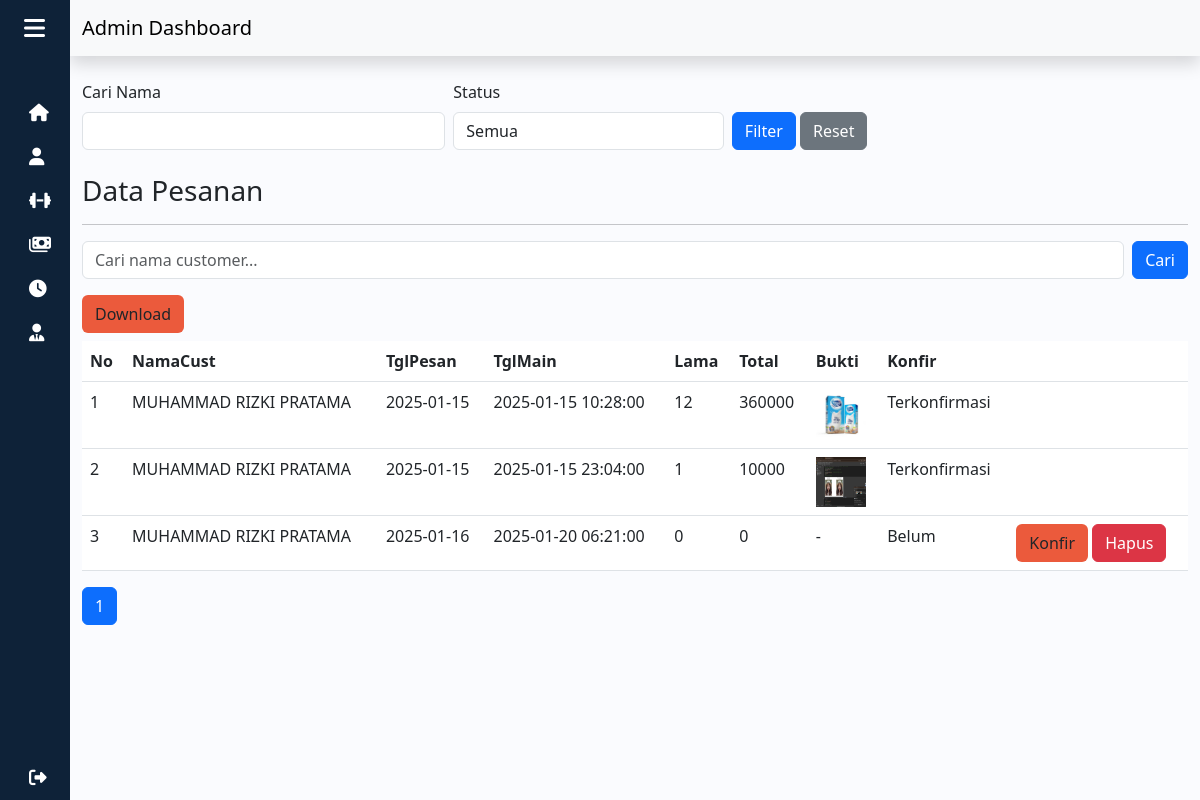
Page /admin/pesan.php (signed in) on the committed database.
### tables this page shows
CREATE TABLE `sewa_212279` (
  `212279_id_sewa` int(11) NOT NULL,
  `212279_id_user` int(11) NOT NULL,
  `212279_id_lapangan` int(11) NOT NULL,
  `212279_tanggal_pesan` date NOT NULL,
  `212279_lama_sewa` int(11) NOT NULL,
  `212279_jam_mulai` datetime NOT NULL,
  `212279_jam_habis` datetime NOT NULL,
  `212279_harga` int(11) NOT NULL,
  `212279_total` int(11) NOT NULL
);

CREATE TABLE `user_212279` (
  `212279_id_user` int(11) NOT NULL,
  `212279_email` varchar(50) NOT NULL,
  `212279_password` varchar(32) NOT NULL,
  `212279_no_handphone` varchar(20) NOT NULL,
  `212279_jenis_kelamin` varchar(10) NOT NULL,
  `212279_nama_lengkap` varchar(60) NOT NULL,
  `212279_alamat` text NOT NULL,
  `212279_foto` text NOT NULL
);

CREATE TABLE `bayar_212279` (
  `212279_id_bayar` int(11) NOT NULL,
  `212279_id_sewa` int(11) NOT NULL,
  `212279_bukti` text NOT NULL,
  `212279_tanggal_upload` date NOT NULL,
  `212279_konfirmasi` varchar(50) NOT NULL DEFAULT 'Belum'
);

### functions.php (called while the page is built, shortened)
<?php
$conn = mysqli_connect("localhost", "root", "", "dbfutsal");
function query($query)
{
  global $conn;
  $result = mysqli_query($conn, $query);
  $rows = [];
  while ($row = mysqli_fetch_assoc($result)) {
    $rows[] = $row;
  }
  return $rows;
}

### admin/pesan.php (the view, shortened to what this page needs)
<?php
require "../functions.php";
$jmlHalamanPerData = 4;
$search = isset($_GET['search']) ? $_GET['search'] : '';
$baseQuery = "FROM sewa_212279
JOIN user_212279 ON sewa_212279.212279_id_user = user_212279.212279_id_user
LEFT JOIN bayar_212279 ON sewa_212279.212279_id_sewa = bayar_212279.212279_id_sewa
WHERE 1=1";
$jumlahData = count(query("SELECT sewa_212279.212279_id_sewa $baseQuery"));
$jmlHalaman = ceil($jumlahData / $jmlHalamanPerData);
if (isset($_GET["halaman"])) {
  $halamanAktif = $_GET["halaman"];
} else {
  $halamanAktif = 1;
}
$awalData = ($jmlHalamanPerData * $halamanAktif) - $jmlHalamanPerData;
$queryParams = [];
$pesan = query("SELECT sewa_212279.212279_id_sewa,
  user_212279.212279_nama_lengkap,
  sewa_212279.212279_tanggal_pesan,
  sewa_212279.212279_jam_mulai,
  sewa_212279.212279_lama_sewa,
  sewa_212279.212279_total,
  bayar_212279.212279_bukti,
  IFNULL(bayar_212279.212279_konfirmasi,'Belum') AS 212279_konfirmasi
  $baseQuery
  LIMIT $awalData, $jmlHalamanPerData");
?>
<!DOCTYPE html>
<html lang="en">
<head>
  <link rel="stylesheet" href="../style.css">
  <link rel="stylesheet" href="https://cdnjs.cloudflare.com/ajax/libs/font-awesome/6.4.0/css/all.min.css">
  <link href="https://cdn.lineicons.com/4.0/lineicons.css" rel="stylesheet" />
  <link href="https://cdn.jsdelivr.net/npm/bootstrap@5.3.0-alpha1/dist/css/bootstrap.min.css" rel="stylesheet">
</head>
<body>
  <div class="wrapper">
    <aside id="sidebar">
      <div class="d-flex">
        <button class="toggle-btn" type="button">
          <i class="fa-solid fa-bars"></i>
        </button>
      </div>
      <ul class="sidebar-nav">
        <li class="sidebar-item">
          <a href="home.php" class="sidebar-link">
          <i class="fa-solid fa-house"></i>
          </a>
        </li>
        <li class="sidebar-item">
          <a href="member.php" class="sidebar-link">
            <i class="fa-solid fa-user"></i>
          </a>
        </li>
        <li class="sidebar-item">
          <a href="lapangan.php" class="sidebar-link">
            <i class="fa-solid fa-dumbbell"></i>
          </a>
        </li>
        <li class="sidebar-item">
          <a href="pesan.php" class="sidebar-link">
            <i class="fa-solid fa-money-bills"></i>
          </a>
        </li>
        <li class="sidebar-item">
          <a href="harga.php" class="sidebar-link">
            <i class="fa-solid fa-clock"></i>
          </a>
        </li>
        <li class="sidebar-item">
          <a href="admin.php" class="sidebar-link">
            <i class="fa-solid fa-user-tie"></i>
          </a>
        </li>
      </ul>
      <div class="sidebar-footer">
        <a href="../logout.php" class="sidebar-link">
          <i class="fa-solid fa-right-from-bracket"></i>
        </a>
      </div>
    </aside>
    <div class="main">
      <nav class="navbar bg-light shadow">
        <div class="container-fluid">
          <a class="navbar-brand" href="#">
            Admin Dashboard
          </a>
        </div>
      </nav>
        <div class="container">
          <form method="get" class="row g-2 align-items-end mt-3 mb-3">
            <div class="col-md-4">
              <label class="form-label">Cari Nama</label>
              <input type="text" name="search" class="form-control" value="<?= htmlspecialchars($search); ?>">
            </div>
            <div class="col-md-3">
              <label class="form-label">Status</label>
              <select name="status" class="form-control">
                <option value="">Semua</option>
              </select>
            </div>
            <div class="col-md-3">
              <button type="submit" class="btn btn-primary">Filter</button>
              <a href="pesan.php" class="btn btn-secondary">Reset</a>
            </div>
          </form>
        <h3 class="mt-4">Data Pesanan</h3>
        <hr>
        <form action="" method="GET" class="d-flex mb-3">
        <input type="text" name="search" class="form-control me-2" placeholder="Cari nama customer..." value="<?= isset($_GET['search']) ? $_GET['search'] : '' ?>">
        <button type="submit" class="btn btn-primary">Cari</button>
        </form>
        <a href="export.php" class="btn btn-inti mb-2">Download</a>
        <div class="table-responsive">
        <table class="table table-hover">
          <thead class="table-inti">
            <tr>
              <th scope="col">No</th>
              <th scope="col">NamaCust</th>
              <th scope="col">TglPesan</th>
              <th scope="col">TglMain</th>
              <th scope="col">Lama</th>
              <th scope="col">Total</th>
              <th scope="col">Bukti</th>
              <th scope="col">Konfir</th>
              <th scope="col"></th>
            </tr>
          </thead>
          <tbody>
            <?php $i = 1; ?>
            <?php foreach ($pesan as $row) : ?>
              <tr>
                <td><?= $i++; ?></td>
                <td><?= $row["212279_nama_lengkap"]; ?></td>
                <td><?= $row["212279_tanggal_pesan"]; ?></td>
                <td><?= $row["212279_jam_mulai"]; ?></td>
                <td><?= $row["212279_lama_sewa"]; ?></td>
                <td><?= $row["212279_total"]; ?></td>
                <td>
                  <?php
                  $bukti = $row["212279_bukti"];
                  $buktiPath = "../img/" . $bukti;
                  if (!empty($bukti) && file_exists($buktiPath)) {
                    echo '<img src="' . $buktiPath . '" width="50" height="50">';
                  } else {
                    echo $bukti ? $bukti : '-';
                  }
                  ?>
                </td>
                <td><?= $row["212279_konfirmasi"]; ?></td>
                <td>
                  <?php
                  $id_sewa = $row["212279_id_sewa"];
                  if ($row["212279_konfirmasi"] == "Terkonfirmasi") {
                    echo '';
                  } else {
                    echo ' <button type="button" class="btn btn-inti" data-bs-toggle="modal" data-bs-target="#konfirmasiModal' . $id_sewa . '">
                    Konfir
                  </button>
                  <button type="button" class="btn btn-danger" data-bs-toggle="modal" data-bs-target="#hapusModal' . $id_sewa . '">
                    Hapus
                  </button>
                  ';
                  }
                  ?>
                </td>
              </tr>
            <?php endforeach; ?>
          </tbody>
        </table>
        </div>
        <ul class="pagination">
          <?php
          $baseLink = http_build_query($queryParams);
          $pagePrefix = $baseLink ? $baseLink . '&' : '';
          ?>
          <?php for ($i = 1; $i <= $jmlHalaman; $i++) : ?>
            <?php if ($i == $halamanAktif) : ?>
              <li class="page-item active"><a class="page-link" href="?<?= $pagePrefix; ?>halaman=<?= $i; ?>"><?= $i; ?></a></li>
            <?php else : ?>
              <li class="page-item "><a class="page-link" href="?<?= $pagePrefix; ?>halaman=<?= $i; ?>"><?= $i; ?></a></li>
            <?php endif; ?>
          <?php endfor; ?>
        </ul>
        </div>
    </div>
</body>
</html>

### style.css (style rules this page uses)
:root { --primary: #EB5A3C; --hover: #EB5A3C; --bg: #eeeeee; }
a { text-decoration: none; }
li { list-style: none; }
body { font-family: 'Poppins', sans-serif; }
.wrapper { display: flex; }
.main { min-height: 100vh; width: 100%; overflow: hidden; transition: all 0.35s ease-in-out; background-color: #fafbfe; }
#sidebar { width: 70px; min-width: 70px; z-index: 1000; transition: all .25s ease-in-out; background-color: #0e2238; display: flex; flex-direction: column; }
.toggle-btn { background-color: transparent; cursor: pointer; border: 0; padding: 1rem 1.5rem; }
.toggle-btn i { font-size: 1.5rem; color: #FFF; }
.sidebar-nav { padding: 2rem 0; flex: 1 1 auto; }
a.sidebar-link { text-decoration: none !important; padding: .625rem 1.625rem; color: #FFF; display: block; font-size: 1rem; white-space: nowrap; border-left: 3px solid transparent; }
.sidebar-link i { font-size: 1.1rem; margin-right: .75rem; }
.sidebar-item { position: relative; }
.table-inti { background-color: #0e2238; color: #FFF; }
.btn-inti { background-color: var(--primary) !important; }

### rows in the picture
sewa_212279: user_212279.212279_nama_lengkap "MUHAMMAD RIZKI PRATAMA", 212279_tanggal_pesan "2025-01-15", 212279_jam_mulai "2025-01-15 10:28:00", 212279_lama_sewa "12", 212279_total "360000", bayar_212279.212279_bukti (picture), 212279_konfirmasi "Terkonfirmasi"
sewa_212279: user_212279.212279_nama_lengkap "MUHAMMAD RIZKI PRATAMA", 212279_tanggal_pesan "2025-01-15", 212279_jam_mulai "2025-01-15 23:04:00", 212279_lama_sewa "1", 212279_total "10000", bayar_212279.212279_bukti (picture), 212279_konfirmasi "Terkonfirmasi"
sewa_212279: user_212279.212279_nama_lengkap "MUHAMMAD RIZKI PRATAMA", 212279_tanggal_pesan "2025-01-16", 212279_jam_mulai "2025-01-20 06:21:00", 212279_lama_sewa "0", 212279_total "0", 212279_konfirmasi "Belum"
